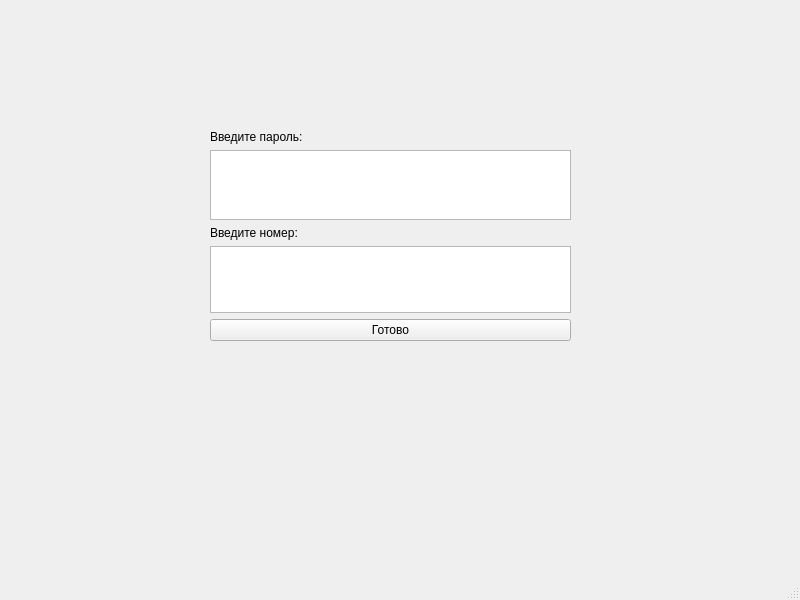
<?xml version="1.0" encoding="UTF-8"?>
<ui version="4.0">
 <class>MainWindow</class>
 <widget class="QMainWindow" name="MainWindow">
  <property name="geometry">
   <rect>
    <x>0</x>
    <y>0</y>
    <width>800</width>
    <height>600</height>
   </rect>
  </property>
  <property name="windowTitle">
   <string>MainWindow</string>
  </property>
  <widget class="QWidget" name="centralwidget">
   <widget class="QWidget" name="horizontalLayoutWidget">
    <property name="geometry">
     <rect>
      <x>210</x>
      <y>130</y>
      <width>361</width>
      <height>211</height>
     </rect>
    </property>
    <layout class="QHBoxLayout" name="horizontalLayout">
     <item>
      <layout class="QVBoxLayout" name="verticalLayout">
       <item>
        <widget class="QLabel" name="label">
         <property name="text">
          <string>Введите пароль:</string>
         </property>
        </widget>
       </item>
       <item>
        <widget class="QTextBrowser" name="passwordTextBrowser">
         <property name="overwriteMode">
          <bool>true</bool>
         </property>
        </widget>
       </item>
       <item>
        <layout class="QVBoxLayout" name="verticalLayout_2">
         <item>
          <widget class="QLabel" name="label_2">
           <property name="text">
            <string>Введите номер:</string>
           </property>
          </widget>
         </item>
         <item>
          <widget class="QTextBrowser" name="numberTextBrowser">
           <property name="overwriteMode">
            <bool>true</bool>
           </property>
          </widget>
         </item>
         <item>
          <widget class="QPushButton" name="startButton">
           <property name="text">
            <string>Готово</string>
           </property>
          </widget>
         </item>
        </layout>
       </item>
      </layout>
     </item>
    </layout>
   </widget>
  </widget>
  <widget class="QMenuBar" name="menubar">
   <property name="geometry">
    <rect>
     <x>0</x>
     <y>0</y>
     <width>800</width>
     <height>21</height>
    </rect>
   </property>
  </widget>
  <widget class="QStatusBar" name="statusbar"/>
 </widget>
 <resources/>
 <connections/>
</ui>
